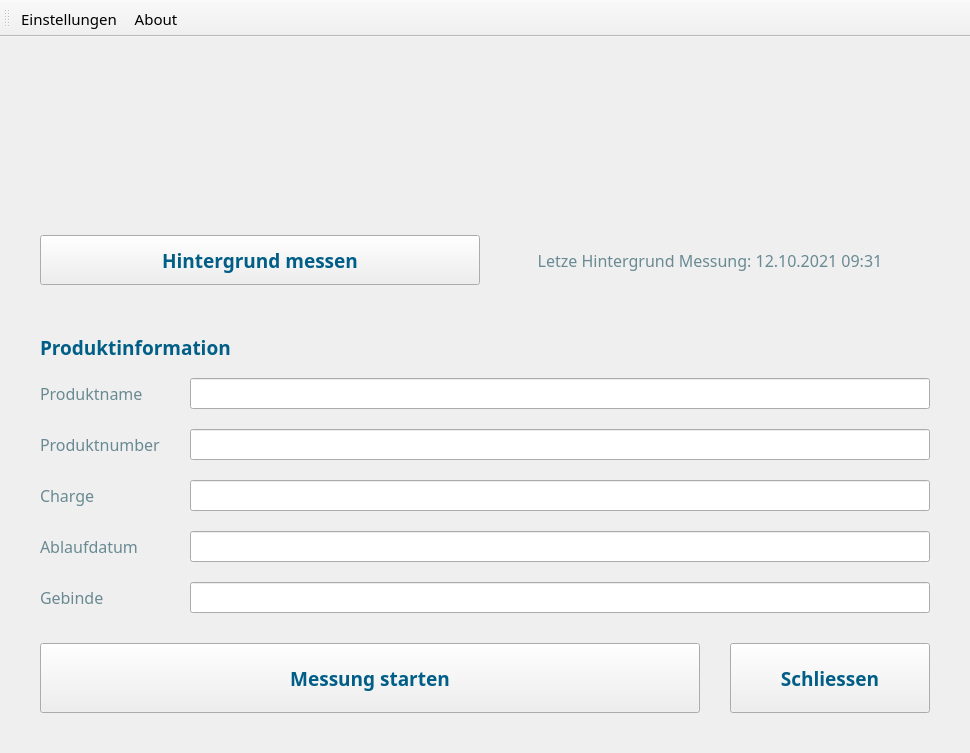
<?xml version="1.0" encoding="UTF-8"?>
<ui version="4.0">
 <class>Messungen</class>
 <widget class="QMainWindow" name="Messungen">
  <property name="geometry">
   <rect>
    <x>0</x>
    <y>0</y>
    <width>970</width>
    <height>753</height>
   </rect>
  </property>
  <property name="maximumSize">
   <size>
    <width>16777215</width>
    <height>16777195</height>
   </size>
  </property>
  <property name="font">
   <font>
    <family>Source Sans Pro</family>
    <pointsize>12</pointsize>
   </font>
  </property>
  <property name="windowTitle">
   <string>Phydent</string>
  </property>
  <property name="windowIcon">
   <iconset>
    <normaloff>PhydentLogo.jpg</normaloff>PhydentLogo.jpg</iconset>
  </property>
  <property name="styleSheet">
   <string notr="true"/>
  </property>
  <widget class="QWidget" name="centralwidget">
   <layout class="QVBoxLayout" name="verticalLayout">
    <property name="spacing">
     <number>10</number>
    </property>
    <property name="leftMargin">
     <number>40</number>
    </property>
    <property name="topMargin">
     <number>40</number>
    </property>
    <property name="rightMargin">
     <number>40</number>
    </property>
    <property name="bottomMargin">
     <number>40</number>
    </property>
    <item>
     <widget class="QLabel" name="Logo">
      <property name="text">
       <string/>
      </property>
      <property name="pixmap">
       <pixmap>phydent-logo-2x.png</pixmap>
      </property>
      <property name="scaledContents">
       <bool>false</bool>
      </property>
     </widget>
    </item>
    <item>
     <layout class="QHBoxLayout" name="backgroundmeasurementsection">
      <item>
       <widget class="QPushButton" name="backgroundbutton">
        <property name="minimumSize">
         <size>
          <width>0</width>
          <height>50</height>
         </size>
        </property>
        <property name="font">
         <font>
          <family>Source Sans Pro SemiBold</family>
          <pointsize>14</pointsize>
          <weight>75</weight>
          <bold>true</bold>
         </font>
        </property>
        <property name="autoFillBackground">
         <bool>false</bool>
        </property>
        <property name="styleSheet">
         <string notr="true">color: rgb(0, 94, 135);</string>
        </property>
        <property name="text">
         <string>Hintergrund messen</string>
        </property>
       </widget>
      </item>
      <item>
       <widget class="QLabel" name="lastbackgroundmeasurementlabel">
        <property name="font">
         <font>
          <family>Source Sans Pro</family>
          <pointsize>12</pointsize>
          <weight>50</weight>
          <bold>false</bold>
         </font>
        </property>
        <property name="styleSheet">
         <string notr="true">color: rgb(105, 138, 147);</string>
        </property>
        <property name="text">
         <string>Letze Hintergrund Messung: 12.10.2021 09:31</string>
        </property>
        <property name="alignment">
         <set>Qt::AlignCenter</set>
        </property>
       </widget>
      </item>
     </layout>
    </item>
    <item>
     <layout class="QVBoxLayout" name="productinformationsection">
      <item>
       <widget class="QLabel" name="productinformationlabel">
        <property name="minimumSize">
         <size>
          <width>0</width>
          <height>40</height>
         </size>
        </property>
        <property name="maximumSize">
         <size>
          <width>16777215</width>
          <height>50</height>
         </size>
        </property>
        <property name="font">
         <font>
          <family>Source Sans Pro SemiBold</family>
          <pointsize>14</pointsize>
          <weight>75</weight>
          <bold>true</bold>
         </font>
        </property>
        <property name="text">
         <string>&lt;html&gt;&lt;head/&gt;&lt;body&gt;&lt;p&gt;&lt;span style=&quot; color:#005e87;&quot;&gt;Produktinformation&lt;/span&gt;&lt;/p&gt;&lt;/body&gt;&lt;/html&gt;</string>
        </property>
       </widget>
      </item>
      <item>
       <layout class="QGridLayout" name="productinformationgrid">
        <property name="verticalSpacing">
         <number>20</number>
        </property>
        <item row="1" column="1">
         <widget class="QLineEdit" name="productlabel2edit">
          <property name="minimumSize">
           <size>
            <width>0</width>
            <height>30</height>
           </size>
          </property>
          <property name="font">
           <font>
            <family>Source Sans Pro</family>
            <pointsize>12</pointsize>
            <weight>50</weight>
            <bold>false</bold>
           </font>
          </property>
         </widget>
        </item>
        <item row="2" column="0">
         <widget class="QLabel" name="productlabel3">
          <property name="minimumSize">
           <size>
            <width>0</width>
            <height>30</height>
           </size>
          </property>
          <property name="font">
           <font>
            <family>Source Sans Pro</family>
            <pointsize>12</pointsize>
            <weight>50</weight>
            <bold>false</bold>
           </font>
          </property>
          <property name="text">
           <string>&lt;html&gt;&lt;head/&gt;&lt;body&gt;&lt;p&gt;&lt;span style=&quot; color:#698a93;&quot;&gt;Charge&lt;/span&gt;&lt;/p&gt;&lt;/body&gt;&lt;/html&gt;</string>
          </property>
         </widget>
        </item>
        <item row="0" column="0">
         <widget class="QLabel" name="productlabel1">
          <property name="minimumSize">
           <size>
            <width>140</width>
            <height>30</height>
           </size>
          </property>
          <property name="font">
           <font>
            <family>Source Sans Pro</family>
            <pointsize>12</pointsize>
            <weight>50</weight>
            <bold>false</bold>
           </font>
          </property>
          <property name="text">
           <string>&lt;html&gt;&lt;head/&gt;&lt;body&gt;&lt;p&gt;&lt;span style=&quot; color:#698a93;&quot;&gt;Produktname&lt;/span&gt;&lt;/p&gt;&lt;/body&gt;&lt;/html&gt;</string>
          </property>
         </widget>
        </item>
        <item row="3" column="0">
         <widget class="QLabel" name="productlabel4">
          <property name="minimumSize">
           <size>
            <width>0</width>
            <height>30</height>
           </size>
          </property>
          <property name="font">
           <font>
            <family>Source Sans Pro</family>
            <pointsize>12</pointsize>
            <weight>50</weight>
            <bold>false</bold>
           </font>
          </property>
          <property name="text">
           <string>&lt;html&gt;&lt;head/&gt;&lt;body&gt;&lt;p&gt;&lt;span style=&quot; color:#698a93;&quot;&gt;Ablaufdatum&lt;/span&gt;&lt;/p&gt;&lt;/body&gt;&lt;/html&gt;</string>
          </property>
         </widget>
        </item>
        <item row="3" column="1">
         <widget class="QLineEdit" name="productlabel4edit">
          <property name="minimumSize">
           <size>
            <width>0</width>
            <height>30</height>
           </size>
          </property>
          <property name="font">
           <font>
            <family>Source Sans Pro</family>
            <pointsize>12</pointsize>
            <weight>50</weight>
            <bold>false</bold>
           </font>
          </property>
         </widget>
        </item>
        <item row="0" column="1">
         <widget class="QLineEdit" name="productlabel1edit">
          <property name="minimumSize">
           <size>
            <width>0</width>
            <height>30</height>
           </size>
          </property>
          <property name="font">
           <font>
            <family>Source Sans Pro</family>
            <pointsize>12</pointsize>
            <weight>50</weight>
            <bold>false</bold>
           </font>
          </property>
         </widget>
        </item>
        <item row="1" column="0">
         <widget class="QLabel" name="productlabel2">
          <property name="minimumSize">
           <size>
            <width>0</width>
            <height>30</height>
           </size>
          </property>
          <property name="font">
           <font>
            <family>Source Sans Pro</family>
            <pointsize>12</pointsize>
            <weight>50</weight>
            <bold>false</bold>
           </font>
          </property>
          <property name="text">
           <string>&lt;html&gt;&lt;head/&gt;&lt;body&gt;&lt;p&gt;&lt;span style=&quot; color:#698a93;&quot;&gt;Produktnumber&lt;/span&gt;&lt;/p&gt;&lt;/body&gt;&lt;/html&gt;</string>
          </property>
         </widget>
        </item>
        <item row="2" column="1">
         <widget class="QLineEdit" name="productlabel3edit">
          <property name="minimumSize">
           <size>
            <width>0</width>
            <height>30</height>
           </size>
          </property>
          <property name="font">
           <font>
            <family>Source Sans Pro</family>
            <pointsize>12</pointsize>
            <weight>50</weight>
            <bold>false</bold>
           </font>
          </property>
         </widget>
        </item>
        <item row="4" column="0">
         <widget class="QLabel" name="productlabel5">
          <property name="minimumSize">
           <size>
            <width>0</width>
            <height>30</height>
           </size>
          </property>
          <property name="font">
           <font>
            <family>Source Sans Pro</family>
            <pointsize>12</pointsize>
            <weight>50</weight>
            <bold>false</bold>
           </font>
          </property>
          <property name="text">
           <string>&lt;html&gt;&lt;head/&gt;&lt;body&gt;&lt;p&gt;&lt;span style=&quot; color:#698a93;&quot;&gt;Gebinde&lt;/span&gt;&lt;/p&gt;&lt;/body&gt;&lt;/html&gt;</string>
          </property>
         </widget>
        </item>
        <item row="4" column="1">
         <widget class="QLineEdit" name="productlabel5edit">
          <property name="minimumSize">
           <size>
            <width>0</width>
            <height>30</height>
           </size>
          </property>
          <property name="font">
           <font>
            <family>Source Sans Pro</family>
            <pointsize>12</pointsize>
            <weight>50</weight>
            <bold>false</bold>
           </font>
          </property>
         </widget>
        </item>
       </layout>
      </item>
     </layout>
    </item>
    <item>
     <spacer name="verticalSpacer">
      <property name="orientation">
       <enum>Qt::Vertical</enum>
      </property>
      <property name="sizeType">
       <enum>QSizePolicy::Fixed</enum>
      </property>
      <property name="sizeHint" stdset="0">
       <size>
        <width>20</width>
        <height>20</height>
       </size>
      </property>
     </spacer>
    </item>
    <item>
     <layout class="QHBoxLayout" name="horizontalLayout">
      <property name="spacing">
       <number>30</number>
      </property>
      <property name="leftMargin">
       <number>0</number>
      </property>
      <property name="rightMargin">
       <number>0</number>
      </property>
      <item>
       <widget class="QPushButton" name="startmeasurementbutton">
        <property name="minimumSize">
         <size>
          <width>0</width>
          <height>70</height>
         </size>
        </property>
        <property name="font">
         <font>
          <family>Source Sans Pro SemiBold</family>
          <pointsize>14</pointsize>
          <weight>75</weight>
          <bold>true</bold>
         </font>
        </property>
        <property name="styleSheet">
         <string notr="true">color: rgb(0, 94, 135);</string>
        </property>
        <property name="text">
         <string>Messung starten</string>
        </property>
       </widget>
      </item>
      <item>
       <widget class="QPushButton" name="startmeasurementbutton_2">
        <property name="minimumSize">
         <size>
          <width>0</width>
          <height>70</height>
         </size>
        </property>
        <property name="maximumSize">
         <size>
          <width>200</width>
          <height>16777215</height>
         </size>
        </property>
        <property name="font">
         <font>
          <family>Source Sans Pro SemiBold</family>
          <pointsize>14</pointsize>
          <weight>75</weight>
          <bold>true</bold>
         </font>
        </property>
        <property name="styleSheet">
         <string notr="true">color: rgb(0, 94, 135);</string>
        </property>
        <property name="text">
         <string>Schliessen</string>
        </property>
       </widget>
      </item>
     </layout>
    </item>
   </layout>
  </widget>
  <widget class="QToolBar" name="toolBar">
   <property name="font">
    <font>
     <pointsize>11</pointsize>
    </font>
   </property>
   <property name="windowTitle">
    <string>toolBar</string>
   </property>
   <property name="orientation">
    <enum>Qt::Horizontal</enum>
   </property>
   <property name="iconSize">
    <size>
     <width>20</width>
     <height>20</height>
    </size>
   </property>
   <property name="toolButtonStyle">
    <enum>Qt::ToolButtonTextBesideIcon</enum>
   </property>
   <attribute name="toolBarArea">
    <enum>TopToolBarArea</enum>
   </attribute>
   <attribute name="toolBarBreak">
    <bool>false</bool>
   </attribute>
   <addaction name="actionEinstellungen"/>
   <addaction name="actionAbout"/>
  </widget>
  <action name="actionAbout">
   <property name="icon">
    <iconset>
     <normaloff>Icons/info_blue.png</normaloff>Icons/info_blue.png</iconset>
   </property>
   <property name="text">
    <string>About</string>
   </property>
  </action>
  <action name="actionEinstellungen">
   <property name="icon">
    <iconset>
     <normaloff>Icons/gear_blue.png</normaloff>Icons/gear_blue.png</iconset>
   </property>
   <property name="text">
    <string>Einstellungen</string>
   </property>
   <property name="font">
    <font>
     <family>Source Sans Pro</family>
     <pointsize>11</pointsize>
    </font>
   </property>
  </action>
 </widget>
 <tabstops>
  <tabstop>backgroundbutton</tabstop>
  <tabstop>productlabel1edit</tabstop>
  <tabstop>productlabel2edit</tabstop>
  <tabstop>productlabel3edit</tabstop>
  <tabstop>productlabel4edit</tabstop>
  <tabstop>productlabel5edit</tabstop>
  <tabstop>startmeasurementbutton</tabstop>
  <tabstop>startmeasurementbutton_2</tabstop>
 </tabstops>
 <resources/>
 <connections/>
</ui>
